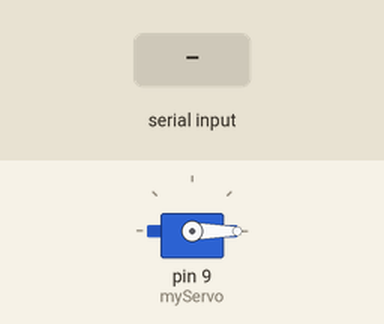
Recording of a sketch running on a simulated Arduino Uno, built with avr-gcc and run on an emulated ATmega328P. Shown: servo. The inputs (shaded band) are chosen by the test bench. What the sketch prints to the serial monitor is not drawn.

Above: at 1.2 s.
1.3 s: "PRESS\n" received over Serial
At 2.1 s:
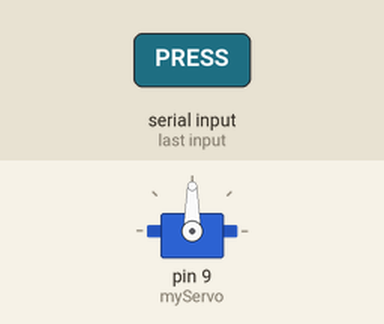
Timing chart, 0 to 4.3 s (numbered marks = the images above; inputs shaded):
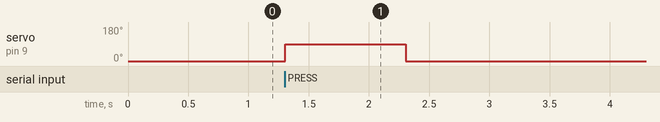

Measured:
- after the input at 1.3 s, servo on pin 9 (myServo): 0° → 90° at once, → 0° 1.0 s later

The sketch:

arduino_sg90.ino
```cpp
#include <Servo.h>

Servo myServo;

void setup() {
  Serial.begin(9600);
  myServo.attach(9);
  myServo.write(0);
  Serial.println("READY");
}

void loop() {
  if (Serial.available()) {
    String command = Serial.readStringUntil('\n');
    command.trim();

    if (command == "PRESS") {
      myServo.write(90);
      delay(1000);
      myServo.write(0);
      delay(500);
      Serial.println("DONE");
    }
  }
}
```
